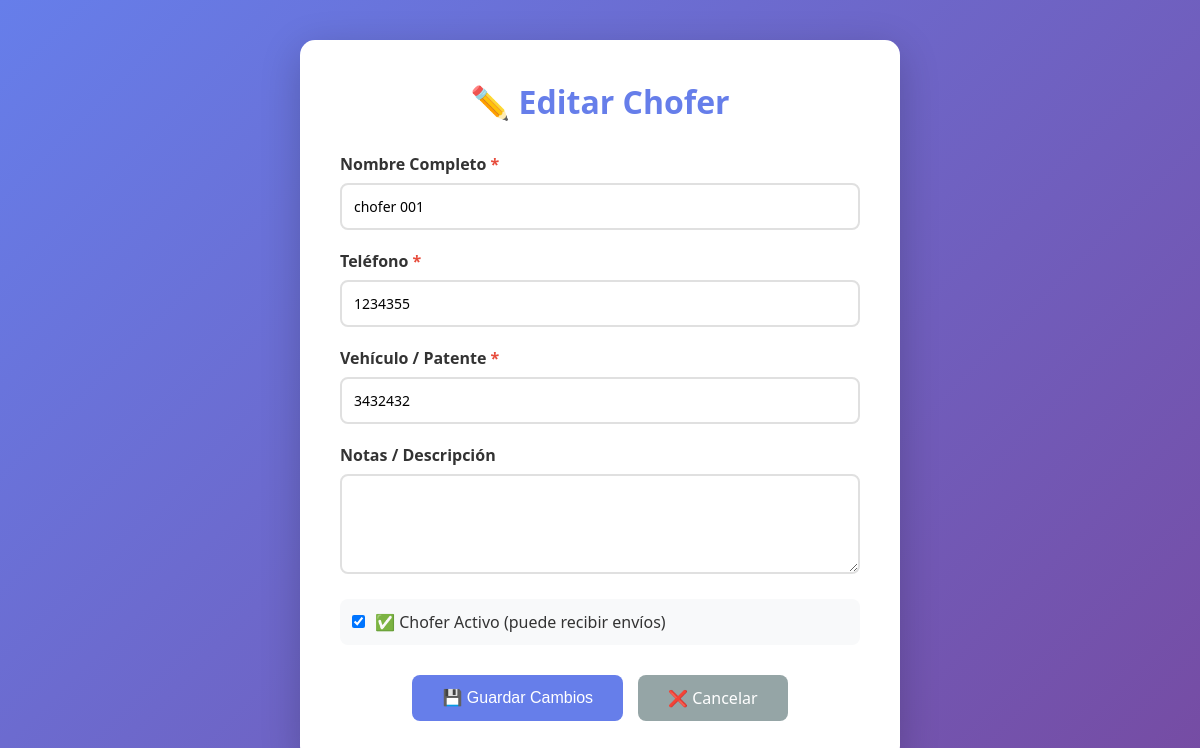
The app's page /choferes/editar/1/ (signed in) with its own data.
### stock/models.py (models this page shows, shortened)
class Chofer(models.Model):
    nombre_completo = models.CharField(max_length=200, verbose_name="Nombre Completo")
    telefono = models.CharField(max_length=20)
    vehiculo = models.CharField(max_length=100, verbose_name="Vehículo/Patente")
    pin = models.CharField(
        max_length=6,
        verbose_name="PIN",
        help_text="PIN numérico del chofer"
    )
    activo = models.BooleanField(default=True, verbose_name="Activo")
    notas = models.TextField(blank=True, null=True, verbose_name="Notas/Descripción")
    fecha_registro = models.DateTimeField(auto_now_add=True)
    class Meta:
        verbose_name = "Chofer"
        verbose_name_plural = "Choferes"
        ordering = ['nombre_completo']

### stock/views.py (the view, shortened to what this page needs)
# urls.py: path('choferes/editar/<int:chofer_id>/', views.editar_chofer, name='editar_chofer'),
@login_required
def editar_chofer(request, chofer_id):
    chofer = get_object_or_404(Chofer, id=chofer_id)
    return render(request, 'envios/editar_chofer.html', {'chofer': chofer})

### stock/templates/envios/editar_chofer.html (shortened to what this page needs)
<!DOCTYPE html>
<html lang="es">
<head>
</head>
<body>
    <div class="container">
        <h1>✏️ Editar Chofer</h1>
        <form method="POST">
            <div class="form-group">
                <label>Nombre Completo <span class="required">*</span></label>
                <input type="text" name="nombre_completo" value="{{ chofer.nombre_completo }}" required>
            </div>
            <div class="form-group">
                <label>Teléfono <span class="required">*</span></label>
                <input type="tel" name="telefono" value="{{ chofer.telefono }}" required>
            </div>
            <div class="form-group">
                <label>Vehículo / Patente <span class="required">*</span></label>
                <input type="text" name="vehiculo" value="{{ chofer.vehiculo }}" required>
            </div>
            <div class="form-group">
                <label>Notas / Descripción</label>
                <textarea name="notas">{{ chofer.notas }}</textarea>
            </div>
            <div class="form-group">
                <div class="checkbox-group">
                    <input type="checkbox" name="activo" id="activo" {% if chofer.activo %}checked{% endif %}>
                    <label for="activo">✅ Chofer Activo (puede recibir envíos)</label>
                </div>
            </div>
            <div class="buttons">
                <button type="submit" class="btn btn-primary">💾 Guardar Cambios</button>
                <a href="{% url 'lista_choferes' %}" class="btn btn-secondary">❌ Cancelar</a>
            </div>
        </form>
    </div>
</body>
</html>

### stock/templates/envios/editar_chofer.html (style rules this page uses)
* { margin: 0; padding: 0; box-sizing: border-box; }
body { font-family: 'Segoe UI', Tahoma, Geneva, Verdana, sans-serif; background: linear-gradient(135deg, #667eea 0%, #764ba2 100%); min-height: 100vh; padding: 20px; display: flex; align-items: center; justify-content: center; }
.container { max-width: 600px; width: 100%; background: white; border-radius: 15px; box-shadow: 0 10px 40px rgba(0,0,0,0.2); padding: 40px; }
h1 { color: #667eea; text-align: center; margin-bottom: 30px; display: flex; align-items: center; justify-content: center; gap: 10px; }
.form-group { margin-bottom: 20px; }
label { display: block; font-weight: 600; color: #333; margin-bottom: 8px; }
.required { color: #e74c3c; }
input, textarea { width: 100%; padding: 12px; border: 2px solid #e0e0e0; border-radius: 8px; font-size: 14px; transition: border-color 0.3s; font-family: inherit; }
textarea { resize: vertical; min-height: 100px; }
.checkbox-group { display: flex; align-items: center; gap: 10px; padding: 12px; background: #f8f9fa; border-radius: 8px; }
.checkbox-group input[type="checkbox"] { width: auto; cursor: pointer; }
.checkbox-group label { margin: 0; cursor: pointer; font-weight: normal; }
.buttons { display: flex; gap: 15px; justify-content: center; margin-top: 30px; }
.btn { padding: 12px 30px; border: none; border-radius: 8px; font-size: 16px; cursor: pointer; text-decoration: none; display: inline-block; transition: all 0.3s; }
.btn-primary { background: #667eea; color: white; }
.btn-secondary { background: #95a5a6; color: white; }

### records on screen
Chofer: nombre_completo "chofer 001", telefono "1234355", vehiculo "3432432", activo "☑"
